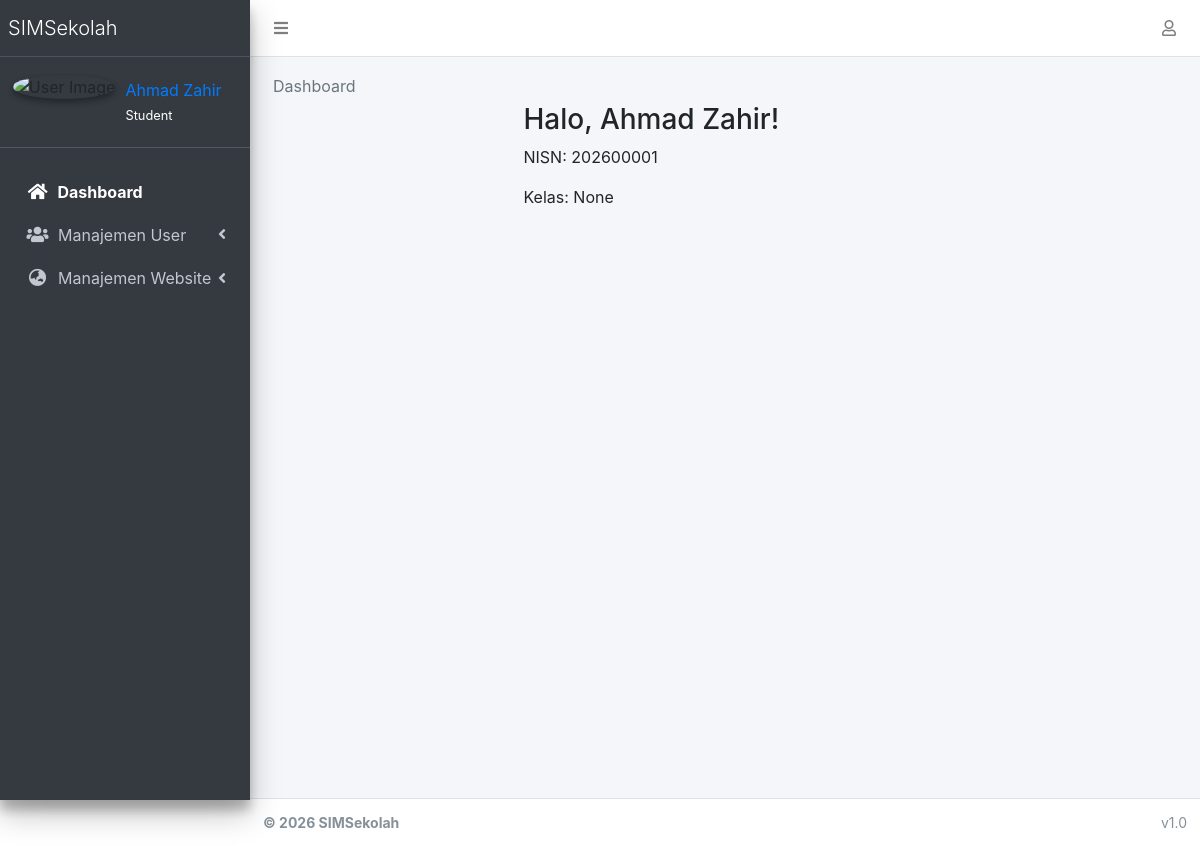
The app's page /dashboard/ (signed in), older data.
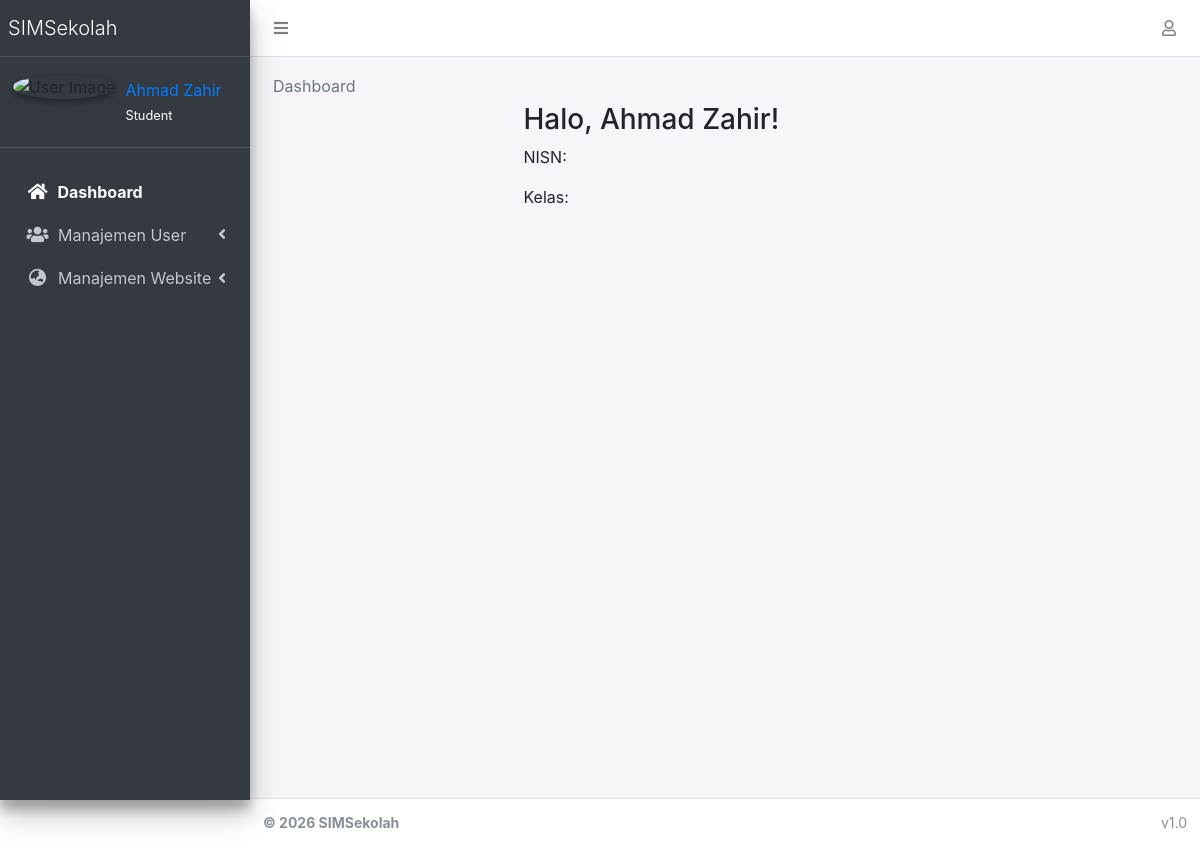
The same page, newer data.
### apps/accounts/models.py (models this page shows)
class StudentProfile(models.Model):
    user_profile = models.OneToOneField(UserProfile, on_delete=models.CASCADE, related_name='student_detail')
    nisn = models.CharField(max_length=20, unique=True)
    nama_ibu_kandung = models.CharField(max_length=150, blank=True)
    foto = models.ImageField(upload_to='photos/students/', null=True, blank=True)
    ijazah = models.FileField(upload_to='documents/students/ijazah/', null=True, blank=True)
    kelas = models.ForeignKey('academics.Classroom', on_delete=models.SET_NULL, null=True, blank=True)

### apps/dashboard/views.py (the view)
# urls.py: path('', DashboardView.as_view(), name='dashboard'),
class DashboardView(LoginRequiredMixin, TemplateView):
    def get_template_names(self):
        role = self.request.user.role
        mapping = {
            'admin': 'admin/dashboard.html',
            'teacher': 'dashboard/teachers/teacher.html',
            'student': 'dashboard/students/student.html',
        }
        return [mapping.get(role, 'dashboard/default.html')]
    def get_context_data(self, **kwargs):
        context = super().get_context_data(**kwargs)
        user = self.request.user
        try:
            context['profile'] = user.userprofile
        except Exception:
            context['profile'] = None
        if user.role == 'teacher' and hasattr(user.userprofile, 'teacher_detail'):
            context['detail'] = user.userprofile.teacher_detail
        elif user.role == 'student' and hasattr(user.userprofile, 'student_detail'):
            context['detail'] = user.userprofile.student_detail
        return context

### apps/accounts/templatetags/account_tags.py (called while the page is built)
@register.inclusion_tag('accounts/partials/user_info.html', takes_context=True)
def user_profile_info(context):
    request = context['request']
    user = request.user
    return {
        'profile': user.userprofile if user.is_authenticated else None,
        'user': user
    }

### apps/core/context_processors.py (called while the page is built)
def theme(request):
    return {
        "THEME": settings.THEME
    }

def breadcrumbs(request):
    breadcrumbs = []
    if request.resolver_match:
        url_name = request.resolver_match.url_name
        if url_name:
            parts = url_name.split("_")
            for part in parts:
                breadcrumbs.append({
                    "name": part.capitalize(),
                    "url": ""
                })
    return {
        "breadcrumbs": breadcrumbs
    }

### templates/dashboard/students/student.html (shortened to what this page needs)
{% extends "dashboard/base.html" %}
{% block content %}
<div class="content-wrapper">
    <section class="content">
        <div class="user-info">
            <h3>Halo, {{ profile.nama_lengkap }}!</h3>
            <p>NISN: {{ detail.nisn }}</p>
            <p>Kelas: {{ detail.kelas }}</p>
        </div>
    </section>
</div>
{% endblock %}

Row changes from the older to the newer data that the page shows:
no longer on this page (row edited): StudentProfile: nisn "202600001", kelas "None"
